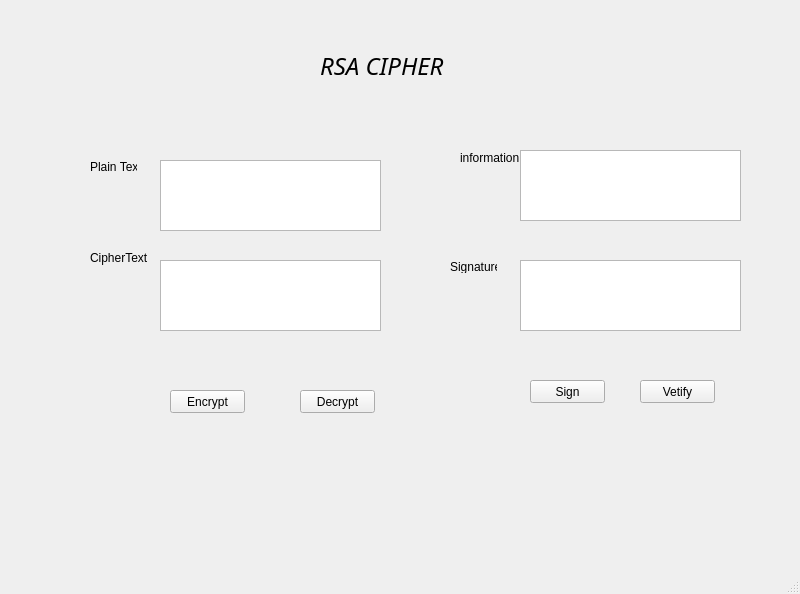
<?xml version="1.0" encoding="UTF-8"?>
<ui version="4.0">
 <class>MainWindow</class>
 <widget class="QMainWindow" name="MainWindow">
  <property name="geometry">
   <rect>
    <x>0</x>
    <y>0</y>
    <width>800</width>
    <height>594</height>
   </rect>
  </property>
  <property name="windowTitle">
   <string>MainWindow</string>
  </property>
  <widget class="QWidget" name="centralwidget">
   <widget class="QLabel" name="label">
    <property name="geometry">
     <rect>
      <x>320</x>
      <y>20</y>
      <width>271</width>
      <height>91</height>
     </rect>
    </property>
    <property name="font">
     <font>
      <family>Monotype Corsiva</family>
      <pointsize>18</pointsize>
      <italic>true</italic>
     </font>
    </property>
    <property name="text">
     <string>RSA CIPHER</string>
    </property>
   </widget>
   <widget class="QLabel" name="label_2">
    <property name="geometry">
     <rect>
      <x>90</x>
      <y>160</y>
      <width>47</width>
      <height>13</height>
     </rect>
    </property>
    <property name="text">
     <string>Plain Text</string>
    </property>
   </widget>
   <widget class="QLabel" name="label_3">
    <property name="geometry">
     <rect>
      <x>90</x>
      <y>250</y>
      <width>61</width>
      <height>16</height>
     </rect>
    </property>
    <property name="text">
     <string>CipherText</string>
    </property>
   </widget>
   <widget class="QLabel" name="label_4">
    <property name="geometry">
     <rect>
      <x>460</x>
      <y>150</y>
      <width>61</width>
      <height>16</height>
     </rect>
    </property>
    <property name="text">
     <string>information</string>
    </property>
   </widget>
   <widget class="QLabel" name="label_5">
    <property name="geometry">
     <rect>
      <x>450</x>
      <y>260</y>
      <width>47</width>
      <height>13</height>
     </rect>
    </property>
    <property name="text">
     <string>Signature</string>
    </property>
   </widget>
   <widget class="QTextEdit" name="textEdit">
    <property name="geometry">
     <rect>
      <x>160</x>
      <y>160</y>
      <width>221</width>
      <height>71</height>
     </rect>
    </property>
   </widget>
   <widget class="QTextEdit" name="textEdit_2">
    <property name="geometry">
     <rect>
      <x>160</x>
      <y>260</y>
      <width>221</width>
      <height>71</height>
     </rect>
    </property>
   </widget>
   <widget class="QTextEdit" name="textEdit_3">
    <property name="geometry">
     <rect>
      <x>520</x>
      <y>150</y>
      <width>221</width>
      <height>71</height>
     </rect>
    </property>
   </widget>
   <widget class="QTextEdit" name="textEdit_4">
    <property name="geometry">
     <rect>
      <x>520</x>
      <y>260</y>
      <width>221</width>
      <height>71</height>
     </rect>
    </property>
   </widget>
   <widget class="QPushButton" name="pushButton">
    <property name="geometry">
     <rect>
      <x>170</x>
      <y>390</y>
      <width>75</width>
      <height>23</height>
     </rect>
    </property>
    <property name="text">
     <string>Encrypt</string>
    </property>
   </widget>
   <widget class="QPushButton" name="pushButton_2">
    <property name="geometry">
     <rect>
      <x>300</x>
      <y>390</y>
      <width>75</width>
      <height>23</height>
     </rect>
    </property>
    <property name="text">
     <string>Decrypt</string>
    </property>
   </widget>
   <widget class="QPushButton" name="pushButton_3">
    <property name="geometry">
     <rect>
      <x>530</x>
      <y>380</y>
      <width>75</width>
      <height>23</height>
     </rect>
    </property>
    <property name="text">
     <string>Sign</string>
    </property>
   </widget>
   <widget class="QPushButton" name="pushButton_4">
    <property name="geometry">
     <rect>
      <x>640</x>
      <y>380</y>
      <width>75</width>
      <height>23</height>
     </rect>
    </property>
    <property name="text">
     <string>Vetify</string>
    </property>
   </widget>
  </widget>
  <widget class="QMenuBar" name="menubar">
   <property name="geometry">
    <rect>
     <x>0</x>
     <y>0</y>
     <width>800</width>
     <height>21</height>
    </rect>
   </property>
  </widget>
  <widget class="QStatusBar" name="statusbar"/>
 </widget>
 <resources/>
 <connections/>
</ui>
